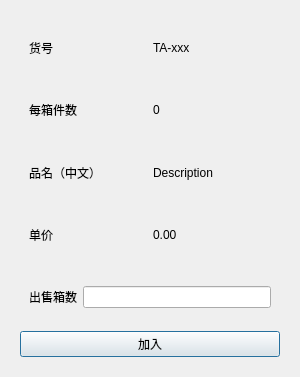
<?xml version="1.0" encoding="UTF-8"?>
<ui version="4.0">
 <class>submitEntry</class>
 <widget class="QDialog" name="submitEntry">
  <property name="geometry">
   <rect>
    <x>0</x>
    <y>0</y>
    <width>300</width>
    <height>377</height>
   </rect>
  </property>
  <property name="windowTitle">
   <string>Dialog</string>
  </property>
  <layout class="QVBoxLayout" name="verticalLayout_2">
   <item>
    <widget class="QWidget" name="widget" native="true">
     <layout class="QVBoxLayout" name="verticalLayout">
      <item>
       <widget class="QWidget" name="widget_2" native="true">
        <layout class="QHBoxLayout" name="horizontalLayout">
         <item>
          <widget class="QLabel" name="label">
           <property name="text">
            <string>货号</string>
           </property>
          </widget>
         </item>
         <item>
          <widget class="QLabel" name="label_2">
           <property name="text">
            <string>TA-xxx</string>
           </property>
          </widget>
         </item>
        </layout>
       </widget>
      </item>
      <item>
       <widget class="QWidget" name="widget_4" native="true">
        <layout class="QHBoxLayout" name="horizontalLayout_3">
         <item>
          <widget class="QLabel" name="label_4">
           <property name="text">
            <string>每箱件数</string>
           </property>
          </widget>
         </item>
         <item>
          <widget class="QLabel" name="label_5">
           <property name="text">
            <string>0</string>
           </property>
          </widget>
         </item>
        </layout>
       </widget>
      </item>
      <item>
       <widget class="QWidget" name="widget_5" native="true">
        <layout class="QHBoxLayout" name="horizontalLayout_4">
         <item>
          <widget class="QLabel" name="label_6">
           <property name="text">
            <string>品名（中文）</string>
           </property>
          </widget>
         </item>
         <item>
          <widget class="QLabel" name="label_7">
           <property name="text">
            <string>Description</string>
           </property>
          </widget>
         </item>
        </layout>
       </widget>
      </item>
      <item>
       <widget class="QWidget" name="widget_6" native="true">
        <layout class="QHBoxLayout" name="horizontalLayout_5">
         <item>
          <widget class="QLabel" name="label_8">
           <property name="text">
            <string>单价</string>
           </property>
          </widget>
         </item>
         <item>
          <widget class="QLabel" name="label_9">
           <property name="text">
            <string>0.00</string>
           </property>
          </widget>
         </item>
        </layout>
       </widget>
      </item>
      <item>
       <widget class="QWidget" name="widget_3" native="true">
        <layout class="QHBoxLayout" name="horizontalLayout_2">
         <item>
          <widget class="QLabel" name="label_3">
           <property name="text">
            <string>出售箱数</string>
           </property>
          </widget>
         </item>
         <item>
          <widget class="QLineEdit" name="lineEdit_2"/>
         </item>
        </layout>
       </widget>
      </item>
      <item>
       <widget class="QPushButton" name="pushButton">
        <property name="text">
         <string>加入</string>
        </property>
       </widget>
      </item>
     </layout>
    </widget>
   </item>
  </layout>
 </widget>
 <resources/>
 <connections/>
</ui>
